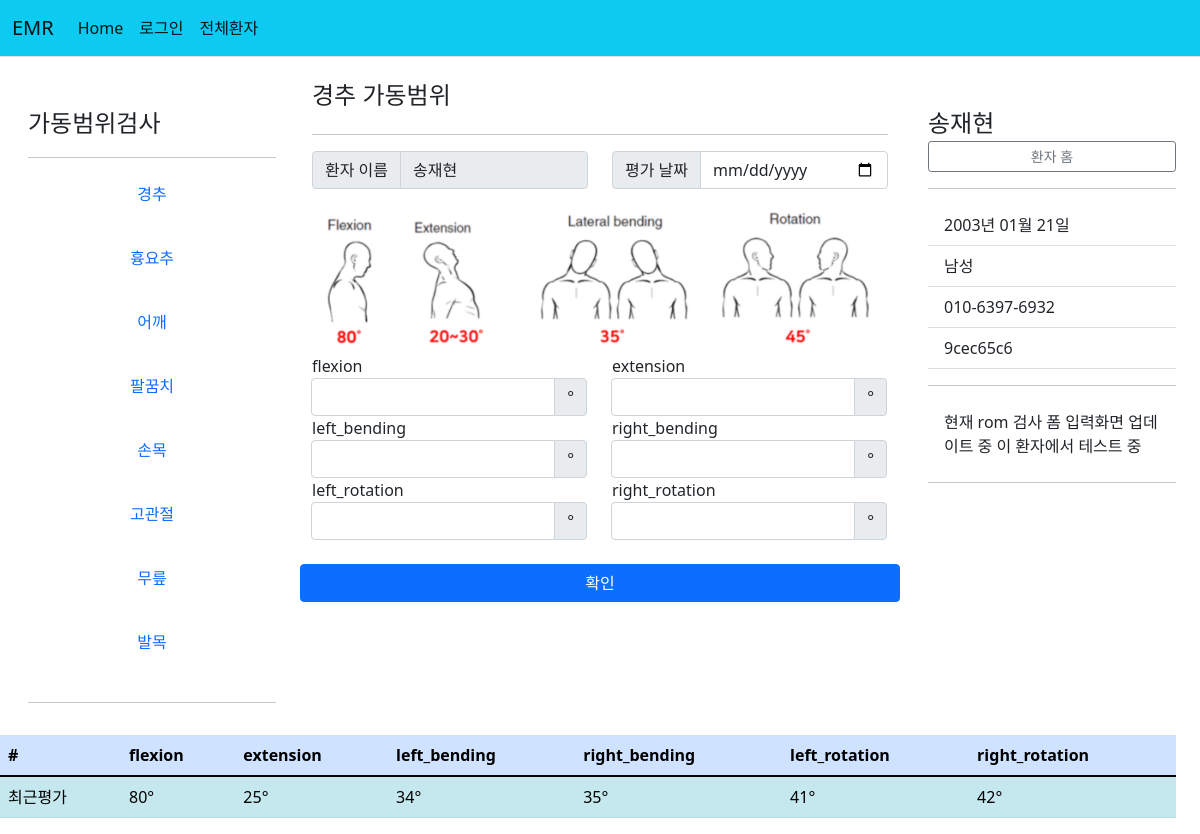
Screenshot of /patient/9cec65c6-f5e6-486e-b068-f70c82aa60aa/경추/rom with the database file from the repository.
### patient/models.py (models this page shows, shortened)
class Part(models.Model):
    part = models.CharField(primary_key=True, max_length=10)

class Patient2(models.Model):
    id = models.CharField(primary_key=True, max_length=36, default=uuid.uuid4)
    name = models.CharField(max_length=10)
    front_resident = models.CharField(max_length=6)
    back_resident = models.CharField(max_length=1)
    phone = models.CharField(max_length=30)
    memo = models.TextField(default='memo')

class NeckTrunck(models.Model):
    code = models.CharField(primary_key=True, max_length=36, default=uuid.uuid4)
    part = models.ForeignKey(Part, on_delete=models.CASCADE)
    patient = models.ForeignKey(Patient2, on_delete=models.CASCADE)
    date = models.DateField(default=timezone.now)
    flexion = models.IntegerField()
    extension = models.IntegerField()
    left_bending = models.IntegerField()
    right_bending = models.IntegerField()
    left_rotation = models.IntegerField()
    right_rotation = models.IntegerField()

### patient/views.py (the view, shortened to what this page needs)
# urls.py: path('<str:patient_id>/<str:part>/rom', views.rom_form, name='rom_form'),
def rom_form(request, patient_id, part):
    model_dic = {'경추':NeckTrunck, '흉요추':NeckTrunck, '어깨':ShoulderHip2, '고관절':ShoulderHip2, '팔꿈치':Elbow2, '무릎':Knee2, '손목':Wrist2, '발목':Ankle2}
    part_model = get_object_or_404(Part, pk=part)
    model = model_dic[part].objects.filter(patient=patient_id, part=part_model)
    first = model_dic[part].objects.filter(patient=patient_id, part=part_model).order_by('-date').first()
    patient = get_object_or_404(Patient2, pk=patient_id)
    if part in ['경추', '흉요추']:
        if request.method == 'POST':
            form = NeckTrunkForm(request.POST)
            if form.is_valid():
                rom = form.save(commit=False)
                rom.patient = patient
                rom.part = part_model
                rom.save()
                return redirect('patient:rom_form', patient_id=patient_id, part=part)
        else:
            form = NeckTrunkForm()
        context={'patient':patient, 'part':part_model, 'form':form, 'model':model, 'first':first}
        return render(request, 'patient/rom_form.html', context)

### patient/forms.py
class NeckTrunkForm(forms.ModelForm):
    class Meta:
        model = NeckTrunck
        fields = ['date', 'flexion', 'extension', 'left_bending', 'right_bending', 'left_rotation', 'right_rotation']

### patient/templatetags/patient_filter.py (called while the page is built)
@register.filter
def back2(value):
    ans=''
    if int(value)%2==0:
        ans = '여성'
    else:
        ans = '남성'
    return ans

@register.filter
def birth2(value, back):
    if back=='3' or back=='4':
        year = '20'+value[:2]
    else:
        year = '19'+value[:2]
    birth = year+'년 '+value[2:4]+'월 '+value[4:]+'일'
    return birth

@register.filter
def id_cut(value):
    return value[:8]

### templates/patient/rom_form.html (shortened to what this page needs)
{% extends "base.html" %}
{% load patient_filter %}
{% block content %}
{% load static %}
<div class="container-fluid">
  <div class="row">
    <div class="col-md-3">
      <div class="d-flex flex-column flex-shrink-0 p-3" style="width: 280px;">
        <svg class="bi pe-none me-2" width="40" height="32"><use xlink:href="#bootstrap"/></svg>
        <span class="fs-4">가동범위검사</span>
        <hr>
        <ul class="nav nav-pills flex-column mb-auto text-center">
          <li>
            <a href="{% url 'patient:rom_form' patient_id=patient.id part='경추' %}" class="nav-link align-items-center text-decoration-none">
              경추
            </a>
          </li>
          <br>
          <li>
            <a href="{% url 'patient:rom_form' patient_id=patient.id part='흉요추' %}" class="nav-link align-items-center text-decoration-none">
              흉요추
            </a>
          </li>
          <br>
          <li>
            <a href="{% url 'patient:rom_form' patient_id=patient.id part='어깨' %}" class="nav-link align-items-center text-decoration-none">
              어깨
            </a>
          </li>
          <br>
          <li>
            <a href="{% url 'patient:rom_form' patient_id=patient.id part='팔꿈치' %}" class="nav-link align-items-center text-decoration-none">
              팔꿈치
            </a>
          </li>
          <br>
          <li>
            <a href="{% url 'patient:rom_form' patient_id=patient.id part='손목' %}" class="nav-link align-items-center text-decoration-none">
              손목
            </a>
          </li>
          <br>
          <li>
            <a href="{% url 'patient:rom_form' patient_id=patient.id part='고관절' %}" class="nav-link align-items-center text-decoration-none">
              고관절
            </a>
          </li>
          <br>
          <li>
            <a href="{% url 'patient:rom_form' patient_id=patient.id part='무릎' %}" class="nav-link align-items-center text-decoration-none">
              무릎
            </a>
          </li>
          <br>
          <li>
            <a href="{% url 'patient:rom_form' patient_id=patient.id part='발목' %}" class="nav-link align-items-center text-decoration-none">
              발목
            </a>
          </li>
          <br>
        </ul>
        <hr>
    </div>
    </div>
    <div class="col-md-6">
        <br>
        <form method="post">
            <div class="row">
                <h4>{{part.part}} 가동범위</h4>
            </div>
            <hr>
            <div class="row">
              <div class="col-md-6">
                <div class="input-group mb-3">
                    <span class="input-group-text"> 환자 이름 </span>
                    <input class="form-control" type="text" value={{patient.name}} readonly>
                </div>
              </div>
              <div class="col-md-6">
                <div class="input-group mb-3">
                <span class="input-group-text">평가 날짜</span>
                <input class="form-control" name="date" type="date" value="{{form.date.value}}">
                </div>
              </div>
            </div>
            <div class="row">
              <img src="{% static part.part|add:'.png' %}" class="img-fluid">
            </div>
            <div class="row">
              {% if part.part == '경추' or part.part == '흉요추' %}
              {% for field in form %}
              {% if forloop.counter0 != 0 %}
              <div class="col-md-6">
                <div class="input-group">
                  <label class="input-label" for="{{field.name}}">{{field.name}}</label>
                  <br>
                  <div class="input-group">
                    <input class="form-control" id="{{field.name}}" name="{{field.name}}" type="number" min="0" value="{{form.value|default_if_none:'' }}">
                    <span class="input-group-text">°</span>
                  </div>
                </div>
              </div>
              {% endif %}
              {% endfor %}
              {% endif %}
            </div>
            <br>
            <div class="row">
              <button type="submit" class="btn btn-primary">확인</button>
            </div>
            <br>
        </form>
    </div>
    <div class="col-md-3">
      <div class="col-md-3">
        <div class="d-flex flex-column flex-shrink-0 p-3" style="width: 280px;">
            <svg class="bi pe-none me-2" width="40" height="32"><use xlink:href="#bootstrap"/></svg>
            <span class="fs-4">{{patient.name}}</span>
            <a href="{% url 'patient:detail' patient.id %}" class="btn  btn-sm btn-outline-secondary">환자 홈</a></span>
          <hr>
          <ul class="list-group list-group-flush">
            <li class="list-group-item">{{patient.front_resident|birth2:patient.back_resident}}</li>
            <li class="list-group-item">{{patient.back_resident|back2}}</li>
            <li class="list-group-item">{{patient.phone}}</li>
            <li class="list-group-item">{{patient.id|id_cut}}</li>
            <hr>
            <li class="list-group-item">{{patient.memo}}</li>
          </ul>
          <hr>
      </div>
    </div>
  </div>
  <div class="row">
    {% if part.part == '경추' or part.part == '흉요추' %}
    <table class="table table-border table-info table-striped">
      <thead>
      <tr class="table-primary">
          <th scope="col">#</th>
          <th scope="col">flexion</th>
          <th scope="col">extension</th>
          <th scope="col">left_bending</th>
          <th scope="col">right_bending</th>
          <th scope="col">left_rotation</th>
          <th scope="col">right_rotation</th>
      </tr>
      </thead>
      <tbody>
      <tr>
          <td>최근평가</td>
          <td>{{first.flexion}}°</td>
          <td>{{first.extension}}°</td>
          <td>{{first.left_bending}}°</td>
          <td>{{first.right_bending}}°</td>
          <td>{{first.left_rotation}}°</td>
          <td>{{first.right_rotation}}°</td>
      </tr>
      </tbody>
  {% endif %}
  </div>
</div>
{% endblock %}

### static/sidebars.css (style rules this page uses)
body { min-height: 100vh; min-height: -webkit-fill-available; }
html { height: -webkit-fill-available; }

### rows the page displays
Part: part "경추"
Patient2: name "송재현", front_resident|birth2 "2003년 01월 21일", back_resident|back2 "남성", phone "010-6397-6932", id|id_cut "9cec65c6", memo "현재 rom 검사 폼 입력화면 업데이트 중 이 환자에서 테스트 중"
NeckTrunck: flexion "80", extension "25", left_bending "34", right_bending "35", left_rotation "41", right_rotation "42"

### other values shown
{{ field.name }} "flexion" "extension" "left_bending" "right_bending" "left_rotation" "right_rotation"
